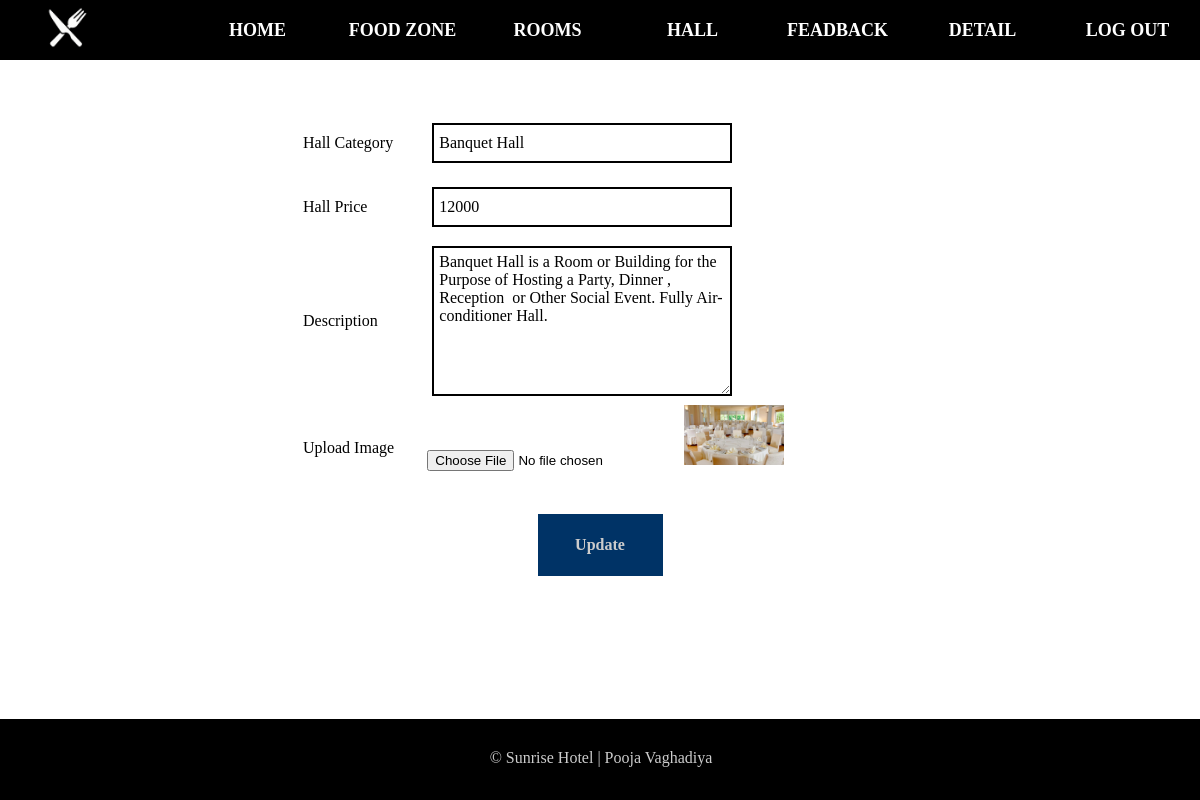
Page /Admin/Hall_Edit.php?Edit=1 on the committed database.
### tables this page shows
CREATE TABLE IF NOT EXISTS `hall` (
  `id` int(11) NOT NULL AUTO_INCREMENT,
  `hall_category` varchar(50) NOT NULL,
  `price` double NOT NULL,
  `info` varchar(500) NOT NULL,
  `img` varchar(200) NOT NULL,
  UNIQUE KEY `id` (`id`)
);

### Admin/Hall_Edit.php (the view, shortened to what this page needs)
<?php
	require("Header_Admin.php");
	$id=$_GET['Edit'];
	$query="select * from hall where id=".$id;
	$rs=$conn->query($query);
	$count=mysqli_num_rows($rs);
	if($count>0)
	{
		$row=$rs->fetch_array();
?>
<form action="Hall_Update.php"  method="post" enctype="multipart/form-data">
	<table width="50%" align="center" class="dispform">
	<tr>
		<td>Hall Category</td>
		<td>
			<input type="text" name="hall_nm" value="<?php echo $row['hall_category']; ?>" />
		</td>
	</tr>
	<tr>
		<td>Hall Price</td>
		<td>
			<input type="text" name="hall_price" value="<?php echo $row['price']; ?>" />
		</td>
	</tr>
    <tr>
		<td>Description</td>
		<td>
        	<textarea name="info"><?php echo $row['info']; ?></textarea>
		</td>
	</tr>
    <tr>
		<td>Upload Image</td>
		<td>
			<input type="File" name="img" /><span>
            <img src="<?php echo $row['img']; ?>" height="60px" width="100px" />
		</td>
	</tr>
	<tr>
		<td colspan="5" align="center">
			<input type="submit" name="submit" value="Update" />
		</td>
	</tr>
</table>
<?php
	}
	require("Footer_Admin.php");
?>

### src/Style.css (style rules this page uses)
input[type="submit"] { color:#CCC; background-color:#036; width:125px; font-weight:bold; text-align:center; font-family:Book Antiqua; line-height:60px; font-size:16px; border:none; margin:20px 4px 20px 4px; }
.dispform input[type="text"] { border:none; border:2px solid #000; background:transparent; margin:5px 5px 5px 5px; padding:5px 5px 5px 5px; outline:none; height:40px; width:300px; font-family:Book Antiqua; color:#000; font-size:16px; }
.dispform textarea { border:none; border:2px solid #000; background:transparent; font-family:Book Antiqua; margin:5px 5px 5px 5px; padding:5px 5px 5px 5px; outline:none; width:300px; height:150px; color:#000; font-size:16px; }
.dispform { margin-top:50px; line-height:60px; }

### rows in the picture
hall: hall_nm "Banquet Hall", hall_price "12000", info "Banquet Hall is a Room or Building for the Purpose of Hosting a Party, Dinner , Reception or Other Social Event. Fully Air-conditioner Hall.", img (picture)
